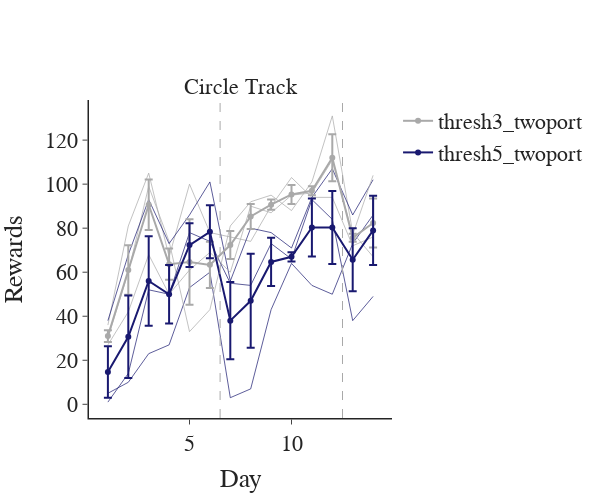

The notebook cell saved with this chart:
### Code cell
## Plot rewards across days
fig = pf.plot_behavior_across_days(ct_df, x_var='day', y_var='rewards', groupby_var=['day', 'group'], plot_transitions=[6.5, 12.5],
                                   marker_color=two_color_plots, avg_color='darkgrey', expert_line=False, chance=False,
                                   transition_color=['darkgrey', 'darkgrey'],
                                   x_title='Day', y_title='Rewards', titles=['Circle Track'], height=500, width=600)
fig.show()
fig.write_image(pjoin(fig_path, 'total_rewards.png'))
ct_df.mixed_anova(dv='rewards', within='day', subject='mouse', between='group')

### Figure 1 — Plotly figure (JSON) as saved in the notebook; plotly's stock layout.template omitted (floating-point values rounded to 4 significant figures)
{"data": [{"line": {"color": "midnightblue", "width": 1}, "mode": "lines", "name": "mcp01", "opacity": 0.7, "showlegend": false, "type": "scatter", "x": [1, 2, 3, 4, 5, 6, 7, 8, 9, 10, 11, 12, 13, 14], "y": [5, 10, 23, 27, 53, 60, 3, 7, 43, 64, 54, 50, 73, 86]}, {"line": {"color": "darkgrey", "width": 1}, "mode": "lines", "name": "mcp02", "opacity": 0.7, "showlegend": false, "type": "scatter", "x": [1, 2, 3, 4, 5, 6, 7, 8, 9, 10, 11, 12, 13, 14], "y": [30, 60, 99, 74, 33, 43, 81, 92, 95, 88, 101, 131, 78, 67]}, {"line": {"color": "midnightblue", "width": 1}, "mode": "lines", "name": "mcp03", "opacity": 0.7, "showlegend": false, "type": "scatter", "x": [1, 2, 3, 4, 5, 6, 7, 8, 9, 10, 11, 12, 13, 14], "y": [1, 14, 52, 50, 78, 74, 55, 54, 73, 66, 93, 84, 38, 49]}, {"line": {"color": "darkgrey", "width": 1}, "mode": "lines", "name": "mcp05", "opacity": 0.7, "showlegend": false, "type": "scatter", "x": [1, 2, 3, 4, 5, 6, 7, 8, 9, 10, 11, 12, 13, 14], "y": [36, 81, 105, 67, 100, 78, 76, 74, 90, 103, 94, 94, 72, 76]}, {"line": {"color": "midnightblue", "width": 1}, "mode": "lines", "name": "mcp08", "opacity": 0.7, "showlegend": false, "type": "scatter", "x": [1, 2, 3, 4, 5, 6, 7, 8, 9, 10, 11, 12, 13, 14], "y": [38, 68, 93, 73, 86, 101, 56, 80, 78, 71, 94, 107, 86, 102]}, {"line": {"color": "darkgrey", "width": 1}, "mode": "lines", "name": "mcp10", "opacity": 0.7, "showlegend": false, "type": "scatter", "x": [1, 2, 3, 4, 5, 6, 7, 8, 9, 10, 11, 12, 13, 14], "y": [27, 42, 68, 50, 61, 69, 60, 90, 87, 95, 96, 111, 77, 104]}, {"error_y": {"array": [2.646, 11.27, 11.46, 7.126, 19.43, 10.49, 6.333, 5.696, 2.333, 4.333, 2.082, 10.69, 1.856, 11.14], "type": "data"}, "line": {"color": "darkgrey"}, "mode": "lines+markers", "name": "thresh3_twoport", "showlegend": true, "type": "scatter", "x": [1, 2, 3, 4, 5, 6, 7, 8, 9, 10, 11, 12, 13, 14], "y": [31, 61, 90.67, 63.67, 64.67, 63.33, 72.33, 85.33, 90.67, 95.33, 97, 112, 75.67, 82.33]}, {"error_y": {"array": [11.72, 18.7, 20.31, 13.28, 9.939, 12.03, 17.5, 21.36, 10.93, 2.082, 13.17, 16.56, 14.33, 15.7], "type": "data"}, "line": {"color": "midnightblue"}, "mode": "lines+markers", "name": "thresh5_twoport", "showlegend": true, "type": "scatter", "x": [1, 2, 3, 4, 5, 6, 7, 8, 9, 10, 11, 12, 13, 14], "y": [14.67, 30.67, 56, 50, 72.33, 78.33, 38, 47, 64.67, 67, 80.33, 80.33, 65.67, 79]}], "layout": {"annotations": [{"font": {"size": 22}, "showarrow": false, "text": "Circle Track", "x": 0.5, "xanchor": "center", "xref": "paper", "y": 1, "yanchor": "bottom", "yref": "paper"}], "font": {"family": "Arial", "size": 22}, "height": 500, "shapes": [{"line": {"color": "darkgrey", "dash": "dash", "width": 1}, "opacity": 1, "type": "line", "x0": 6.5, "x1": 6.5, "xref": "x", "y0": 0, "y1": 1, "yref": "y domain"}, {"line": {"color": "darkgrey", "dash": "dash", "width": 1}, "opacity": 1, "type": "line", "x0": 12.5, "x1": 12.5, "xref": "x", "y0": 0, "y1": 1, "yref": "y domain"}], "title": {"x": 0.5, "xanchor": "center", "y": 0.9, "yanchor": "top"}, "width": 600, "xaxis": {"anchor": "y", "domain": [0, 1], "linewidth": 1.5, "title": {"text": "Day"}}, "yaxis": {"anchor": "x", "domain": [0, 1], "linewidth": 1.5, "title": {"text": "Rewards"}}}}
